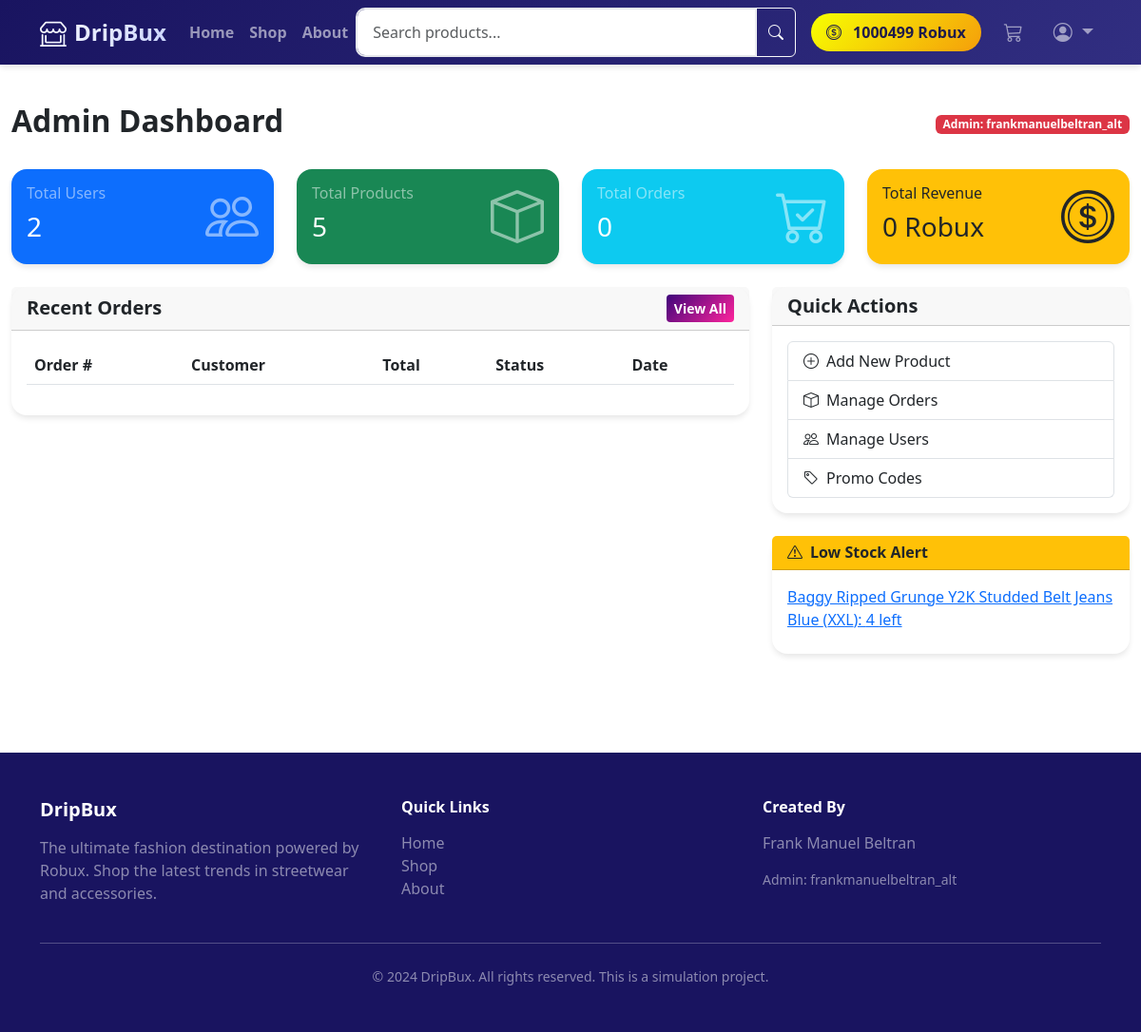
Page /admin/ (signed in) on the committed database.
### DripBux/models.py (models this page shows, shortened)
class User(UserMixin, db.Model):
    __tablename__ = 'users'
    id = db.Column(db.Integer, primary_key=True)
    username = db.Column(db.String(80), unique=True, nullable=False, index=True)
    email = db.Column(db.String(120), unique=True, nullable=False)
    password_hash = db.Column(db.String(255), nullable=False)
    robux_balance = db.Column(db.Integer, default=1000)  # Starting balance
    is_admin = db.Column(db.Boolean, default=False)
    created_at = db.Column(db.DateTime, default=datetime.utcnow)
    addresses = db.relationship('Address', backref='user', lazy=True, cascade='all, delete-orphan')
    cart = db.relationship('Cart', backref='user', uselist=False, cascade='all, delete-orphan')
    orders = db.relationship('Order', backref='user', lazy=True, cascade='all, delete-orphan')
    wishlist_items = db.relationship('Wishlist', backref='user', lazy=True, cascade='all, delete-orphan')
    reviews = db.relationship('Review', backref='user', lazy=True, cascade='all, delete-orphan')
    transactions = db.relationship('Transaction', backref='user', lazy=True, cascade='all, delete-orphan')

class ProductSize(db.Model):
    __tablename__ = 'product_sizes'
    id = db.Column(db.Integer, primary_key=True)
    product_id = db.Column(db.Integer, db.ForeignKey('products.id'), nullable=False)
    size = db.Column(db.String(10), nullable=False)  # XS, S, M, L, XL, XXL
    stock = db.Column(db.Integer, default=0)
    price_modifier = db.Column(db.Integer, default=0)  # Additional cost for this size

class Product(db.Model):
    __tablename__ = 'products'
    id = db.Column(db.Integer, primary_key=True)
    name = db.Column(db.String(150), nullable=False)
    description = db.Column(db.Text)
    category = db.Column(db.String(50), nullable=False, index=True)  # shirts, hoodies, pants, accessories
    price_robux = db.Column(db.Integer, nullable=False)
    image_url = db.Column(db.String(255))
    additional_images = db.Column(db.JSON)  # List of additional image URLs
    is_active = db.Column(db.Boolean, default=True)
    created_at = db.Column(db.DateTime, default=datetime.utcnow)
    sizes = db.relationship('ProductSize', backref='product', lazy=True, cascade='all, delete-orphan')
    reviews = db.relationship('Review', backref='product', lazy=True, cascade='all, delete-orphan')
    order_items = db.relationship('OrderItem', backref='product', lazy=True)

### DripBux/routes/admin.py (the view)
@admin_bp.route('/')
@admin_required
def dashboard():
    total_users = User.query.count()
    total_products = Product.query.count()
    total_orders = Order.query.count()
    total_revenue = db.session.query(db.func.sum(Order.final_total)).scalar() or 0
    recent_orders = Order.query.order_by(Order.created_at.desc()).limit(10).all()
    pending_orders = Order.query.filter_by(status='pending').count()
    low_stock = ProductSize.query.filter(ProductSize.stock < 5).all()
    return render_template('admin/dashboard.html',
                         total_users=total_users,
                         total_products=total_products,
                         total_orders=total_orders,
                         total_revenue=total_revenue,
                         recent_orders=recent_orders,
                         pending_orders=pending_orders,
                         low_stock=low_stock)

### DripBux/models.py (called while the page is built)
    def get_total_items(self):
        return sum(item.quantity for item in self.items)

### DripBux/routes/admin.py (called while the page is built)
def admin_required(f):
    @wraps(f)
    @login_required
    def decorated_function(*args, **kwargs):
        if current_user.username != 'frankmanuelbeltran_alt':
            flash('Access denied. Admin privileges required.', 'danger')
            return redirect(url_for('main.index'))
        return f(*args, **kwargs)
    return decorated_function

### DripBux/templates/admin/dashboard.html (shortened to what this page needs)
{% extends "base.html" %}
{% block content %}
<div class="container-fluid py-4">
    <div class="d-flex justify-content-between align-items-center mb-4">
        <h2 class="fw-bold">Admin Dashboard</h2>
        <span class="badge bg-danger">Admin: {{ current_user.username }}</span>
    </div>
    <div class="row g-4 mb-4">
        <div class="col-md-3">
            <div class="card bg-primary text-white">
                <div class="card-body">
                    <div class="d-flex justify-content-between">
                        <div>
                            <h6 class="text-white-50">Total Users</h6>
                            <h3 class="mb-0">{{ total_users }}</h3>
                        </div>
                        <i class="bi bi-people display-4 text-white-50"></i>
                    </div>
                </div>
            </div>
        </div>
        <div class="col-md-3">
            <div class="card bg-success text-white">
                <div class="card-body">
                    <div class="d-flex justify-content-between">
                        <div>
                            <h6 class="text-white-50">Total Products</h6>
                            <h3 class="mb-0">{{ total_products }}</h3>
                        </div>
                        <i class="bi bi-box display-4 text-white-50"></i>
                    </div>
                </div>
            </div>
        </div>
        <div class="col-md-3">
            <div class="card bg-info text-white">
                <div class="card-body">
                    <div class="d-flex justify-content-between">
                        <div>
                            <h6 class="text-white-50">Total Orders</h6>
                            <h3 class="mb-0">{{ total_orders }}</h3>
                        </div>
                        <i class="bi bi-cart-check display-4 text-white-50"></i>
                    </div>
                </div>
            </div>
        </div>
        <div class="col-md-3">
            <div class="card bg-warning text-dark">
                <div class="card-body">
                    <div class="d-flex justify-content-between">
                        <div>
                            <h6 class="text-dark-50">Total Revenue</h6>
                            <h3 class="mb-0">{{ total_revenue }} Robux</h3>
                        </div>
                        <i class="bi bi-coin display-4 text-dark-50"></i>
                    </div>
                </div>
            </div>
        </div>
    </div>
    <div class="row">
        <div class="col-lg-8 mb-4">
            <div class="card">
                <div class="card-header d-flex justify-content-between align-items-center">
                    <h5 class="fw-bold mb-0">Recent Orders</h5>
                    <a href="{{ url_for('admin.orders') }}" class="btn btn-sm btn-primary">View All</a>
                </div>
                <div class="card-body">
                    <div class="table-responsive">
                        <table class="table">
                            <thead>
                                <tr>
                                    <th>Order #</th>
                                    <th>Customer</th>
                                    <th>Total</th>
                                    <th>Status</th>
                                    <th>Date</th>
                                </tr>
                            </thead>
                        </table>
                    </div>
                </div>
            </div>
        </div>
        <div class="col-lg-4">
            <div class="card mb-4">
                <div class="card-header">
                    <h5 class="fw-bold mb-0">Quick Actions</h5>
                </div>
                <div class="card-body">
                    <div class="list-group">
                        <a href="{{ url_for('admin.create_product') }}" class="list-group-item list-group-item-action">
                            <i class="bi bi-plus-circle me-2"></i>Add New Product
                        </a>
                        <a href="{{ url_for('admin.orders') }}" class="list-group-item list-group-item-action">
                            <i class="bi bi-box me-2"></i>Manage Orders
                        </a>
                        <a href="{{ url_for('admin.users') }}" class="list-group-item list-group-item-action">
                            <i class="bi bi-people me-2"></i>Manage Users
                        </a>
                        <a href="{{ url_for('admin.promo_codes') }}" class="list-group-item list-group-item-action">
                            <i class="bi bi-tag me-2"></i>Promo Codes
                        </a>
                    </div>
                </div>
            </div>
            {% if low_stock %}
            <div class="card border-warning">
                <div class="card-header bg-warning text-dark">
                    <h6 class="fw-bold mb-0"><i class="bi bi-exclamation-triangle me-2"></i>Low Stock Alert</h6>
                </div>
                <div class="card-body">
                    <ul class="list-unstyled mb-0">
                        {% for item in low_stock %}
                        <li class="mb-2">
                            <a href="{{ url_for('admin.edit_product_sizes', product_id=item.product_id) }}">
                                {{ item.product.name }} ({{ item.size }}): {{ item.stock }} left
                            </a>
                        </li>
                        {% endfor %}
                    </ul>
                </div>
            </div>
            {% endif %}
        </div>
    </div>
</div>
{% endblock %}

### DripBux/templates/base.html (shortened to what this page needs)
<!DOCTYPE html>
<html lang="en">
<head>
    <link href="https://cdn.jsdelivr.net/npm/bootstrap@5.3.0/dist/css/bootstrap.min.css" rel="stylesheet">
    <link rel="stylesheet" href="https://cdn.jsdelivr.net/npm/bootstrap-icons@1.10.0/font/bootstrap-icons.css">
</head>
<body>
    <nav class="navbar navbar-expand-lg navbar-dark sticky-top">
        <div class="container">
            <a class="navbar-brand d-flex align-items-center" href="{{ url_for('main.index') }}">
                <i class="bi bi-shop-window me-2 fs-3"></i>
                <span class="fw-bold">DripBux</span>
            </a>
            <div class="collapse navbar-collapse" id="navbarNav">
                <ul class="navbar-nav me-auto mb-2 mb-lg-0">
                    <li class="nav-item">
                        <a class="nav-link fw-semibold" href="{{ url_for('main.index') }}">Home</a>
                    </li>
                    <li class="nav-item">
                        <a class="nav-link fw-semibold" href="{{ url_for('main.search') }}">Shop</a>
                    </li>
                    <li class="nav-item">
                        <a class="nav-link fw-semibold" href="{{ url_for('main.about') }}">About</a>
                    </li>
                </ul>
                <form class="d-flex me-3 flex-grow-1 flex-lg-auto" action="{{ url_for('main.search') }}" method="GET">
                    <div class="input-group w-100">
                        <input type="search" name="query" class="form-control" placeholder="Search products..." aria-label="Search">
                        <button class="btn btn-outline-light" type="submit"><i class="bi bi-search"></i></button>
                    </div>
                </form>
                <ul class="navbar-nav align-items-center">
                    {% if current_user.is_authenticated %}
                    <li class="nav-item me-3 d-flex align-items-center">
                        <span class="robux-badge">
                            <i class="bi bi-coin me-1"></i>
                            {{ current_user.robux_balance }} Robux
                        </span>
                    </li>
                    <li class="nav-item me-3 position-relative">
                        <a class="nav-link position-relative fs-5" href="{{ url_for('shop.view_cart') }}">
                            <i class="bi bi-cart3"></i>
                        </a>
                    </li>
                    <li class="nav-item dropdown">
                        <a class="nav-link dropdown-toggle fs-5" href="#" role="button" data-bs-toggle="dropdown">
                            <i class="bi bi-person-circle"></i>
                        </a>
                    </li>
                    {% endif %}
                </ul>
            </div>
        </div>
    </nav>
    {% block content %}{% endblock %}
    <footer class="footer">
        <div class="container">
            <div class="row">
                <div class="col-md-4">
                    <h5 class="fw-bold mb-3">DripBux</h5>
                    <p class="text-white-50">The ultimate fashion destination powered by Robux. Shop the latest trends in streetwear and accessories.</p>
                </div>
                <div class="col-md-4">
                    <h6 class="fw-bold mb-3">Quick Links</h6>
                    <ul class="list-unstyled">
                        <li><a href="{{ url_for('main.index') }}" class="text-white-50 text-decoration-none">Home</a></li>
                        <li><a href="{{ url_for('main.search') }}" class="text-white-50 text-decoration-none">Shop</a></li>
                        <li><a href="{{ url_for('main.about') }}" class="text-white-50 text-decoration-none">About</a></li>
                    </ul>
                </div>
                <div class="col-md-4">
                    <h6 class="fw-bold mb-3">Created By</h6>
                    <p class="text-white-50">Frank Manuel Beltran</p>
                    <p class="text-white-50 small">Admin: frankmanuelbeltran_alt</p>
                </div>
            </div>
            <hr class="my-4">
            <div class="text-center text-white-50 small">
                &copy; 2024 DripBux. All rights reserved. This is a simulation project.
            </div>
        </div>
    </footer>
</body>
</html>

### DripBux/templates/base.html (style rules this page uses)
:root { --primary-color: #40057b; --secondary-color: #fe249c; --accent-color: #ec4899; --dark-bg: #191460; --light-bg: #ffffff; }
body { font-family: 'Segoe UI', Tahoma, Geneva, Verdana, sans-serif; background-color: var(--light-bg); }
.navbar { background: linear-gradient(135deg, var(--dark-bg) 0%, #312e81 100%); box-shadow: 0 4px 6px -1px rgba(0, 0, 0, 0.1); }
.navbar-brand { font-weight: 800; font-size: 1.5rem; background: linear-gradient(135deg, #fff 0%, #c7d2fe 100%); -webkit-background-clip: text; -webkit-text-fill-color: transparent; }
.robux-badge { background: linear-gradient(135deg, #f7ff01 0%, #f59e0b 100%); color: #1e1b4b; font-weight: 700; padding: 0.5rem 1rem; border-radius: 9999px; display: inline-flex; align-items: center; gap: 0.5rem; }
.btn-primary { background: linear-gradient(135deg, var(--primary-color) 0%, var(--secondary-color) 100%); border: none; font-weight: 600; }
.card { border: none; border-radius: 16px; box-shadow: 0 4px 6px -1px rgba(0, 0, 0, 0.1); transition: all 0.3s ease; }
.footer { background: var(--dark-bg); color: white; padding: 3rem 0; margin-top: 5rem; }
.form-control, .form-select { border-radius: 10px; border: 2px solid #e5e7eb; padding: 0.75rem 1rem; }

### rows in the picture
User: robux_balance "1000499", username "frankmanuelbeltran_alt"
ProductSize: product.name "Baggy Ripped Grunge Y2K Studded Belt Jeans Blue", size "XXL", stock "4"

### other values in the picture
{{ total_users }} "2"
{{ total_products }} "5"
{{ total_orders }} "0"
{{ total_revenue }} "0"
